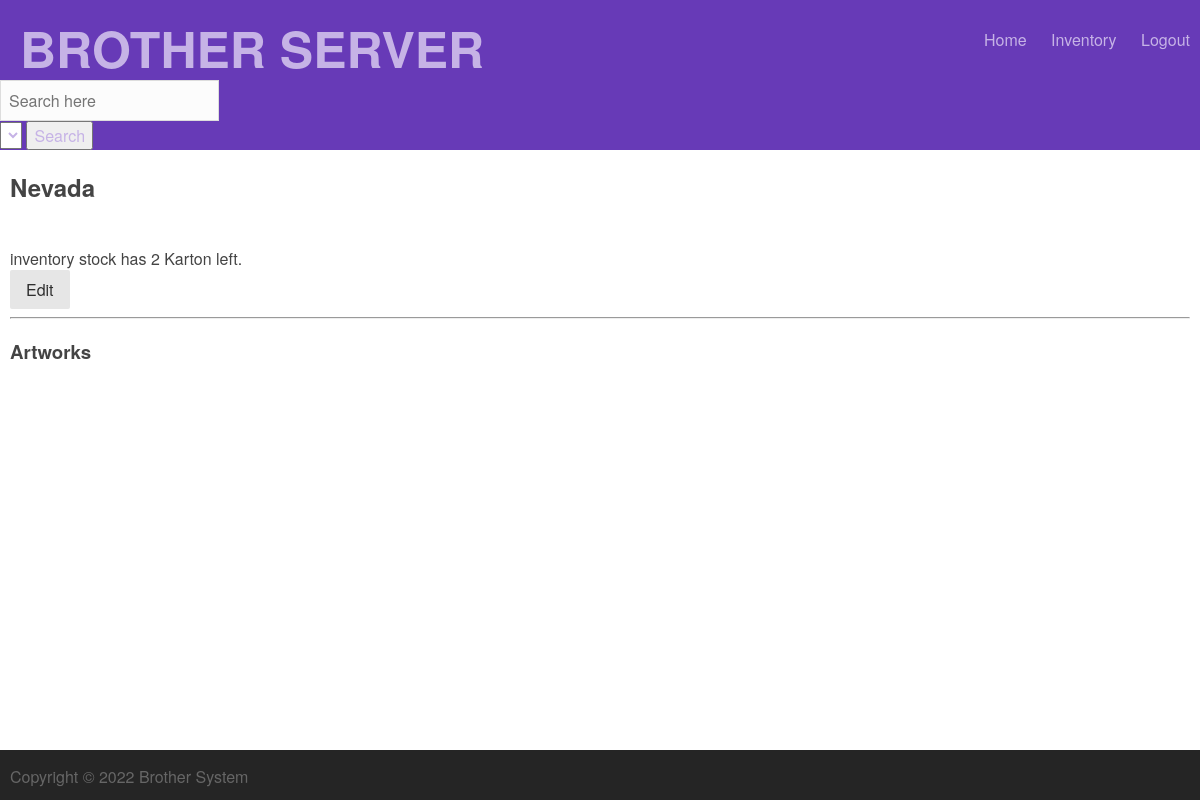
/inventory/1 (signed in), run on an earlier commit of the app's database.
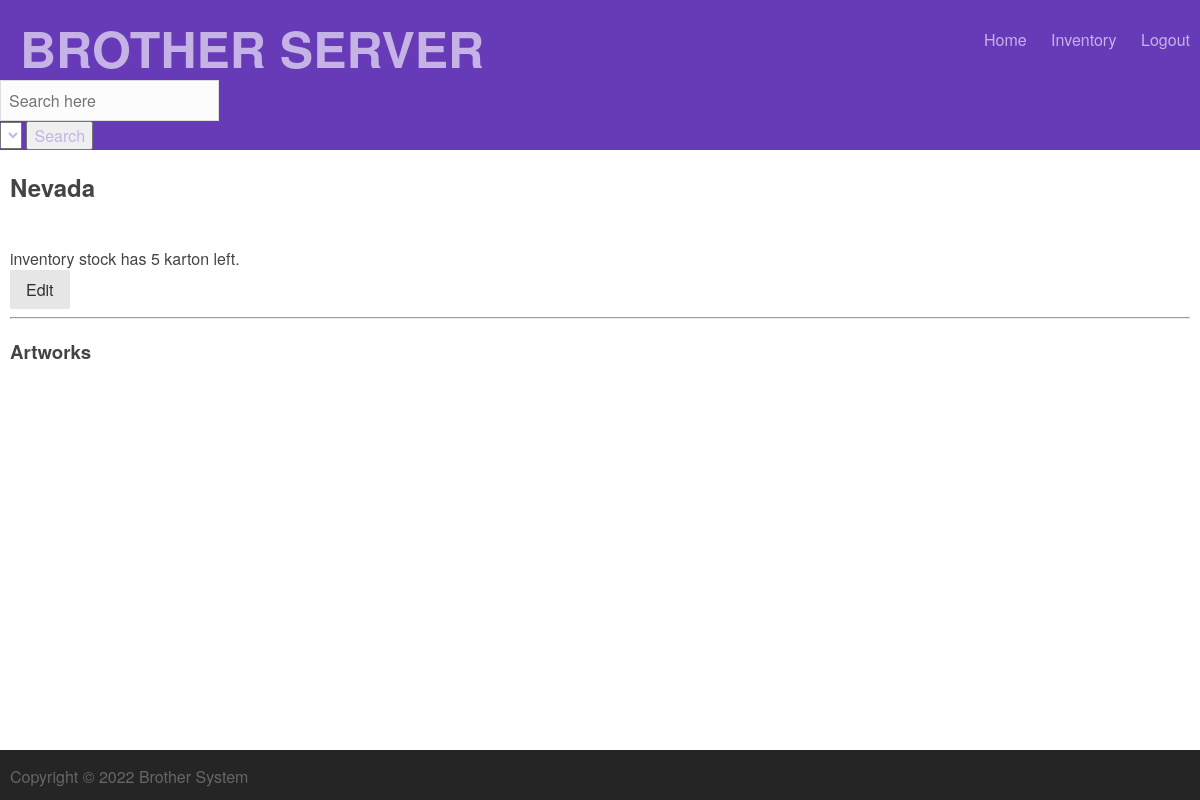
And on a later commit of the database.
### tables this page shows
CREATE TABLE Inventory(
            inventory_id INTEGER PRIMARY KEY AUTOINCREMENT,
            inventoryname TEXT,
            quantity INT,
            description TEXT);

### run.py (the view)
@app.route('/inventory/<inventory_id>')
def single_inventory(inventory_id):
    if ('logged_in' not in session or not session['logged_in']):
        return redirect(url_for('/login'))
    page['title'] = 'Inventory'
    inventory = None
    inventory = myDatabase.select_inventory(inventory_id)
    if inventory == None:
        inventory = []
    print(inventory)
    return render_template('singleitems/inventory.html',
                            session=session,
                            page=page,
                            user=user_details,
                            inventory=inventory)

### database.py (called while the page is built)
    def execute(self, sql_string):
        out = None
        for string in sql_string.split(";"):
            try:
                out = self.cur.execute(string)
            except sqlite3.DatabaseError as e:
                print("database error:{}".format(e))
                pass
        return out

    def select_inventory(self, inventory_id):
        sql_query = """
                SELECT inventory_id, inventoryname, quantity, description
                FROM Inventory
                Where inventory_id = {inventory_id}
            """.format(inventory_id=inventory_id)
        result = []
        self.execute(sql_query)
        cols = [a[0] for a in self.cur.description]
        returning = self.cur.fetchall()
        for row in returning:
            result.append({a:b for a,b in zip(cols, row)})
        return result

### templates/singleitems/inventory.html
{% include 'top.html' %}
<div class="content">
  <div class="container details">
    {% if inventory %}
    <h2 class="title">{{inventory[0].inventoryname}}</h2>
    <br />
    inventory stock has {{inventory[0].quantity}} {{ inventory[0].description }} left.
    <br />
    <a class="pure-button" href="{{ url_for('edit', inventory_id=inventory[0].inventory_id) }}">Edit</a>
    <hr />
    <h3>Artworks</h3>
    <br />
    {% else %}
    <h2 class="title">Invalid Inventory ID</h2>
    {% endif %}
  </div>
</div>
{% include 'bottom.html'%}

### templates/top.html (shortened to what this page needs)
<!DOCTYPE html>
<html>
    <head>
        <link rel="stylesheet" type="text/css" href="{{ url_for('static', filename='css/pure.css') }}">
        <link rel="stylesheet" type="text/css" href="{{ url_for('static', filename='css/grid.css') }}">
        <link rel="stylesheet" type="text/css" href="{{ url_for('static', filename='css/main.css') }}">
    </head>
    <body>
        <div class="body-container">
            <header class="page-header">
                <div class="container">
                    <div class="title">
                        <a href="/"><span class="inner"></span></a>
                    </div>
                    <ul class="page-nav">
                    {% if session.logged_in %}
                        <li><a href="{{ url_for('home') }}"> <span style="text-transform:capitalize">Home</span> </a></li>
                        <li><a href="{{ url_for('list_inventories') }}"> <span style="text-transform:capitalize">Inventory</span> </a></li>
                        <li><a href="{{ url_for('logout') }}"> <span style="text-transform:capitalize">Logout</span> </a></li>
                    {% endif %}
                    </ul>
                </div>
                {% if session.logged_in %}
                    <div>
                        <form name="searchform" class="Search" method="POST" action="" onsubmit="getsearchtarget()" >
                            <input type="text" name="searchterm"  list="fuzzy-suggestion"  placeholder="Search here" autofocus required>
                            <br/>
                            <select id="searchtarget" name="searchtarget">
                            </select>
                            <button type="submit">Search</button>
                        </form>
                    </div>
                {% endif %}
            </header>

### templates/bottom.html (shortened to what this page needs)
    </div>
    <footer class="page-footer">
        <div class="container">
            <div class="pure-g">
                <div class="pure-u-1 pure-u-md-1-2">
                    <ul>
                        <li><span>Copyright &copy; 2022 Brother System</span></li>
                    </ul>
                </div>
            </div>
        </div>
    </footer>
</body>
</html>

### static/css/pure.css (style rules this page uses)
html { font-family: sans-serif; -ms-text-size-adjust: 100%; -webkit-text-size-adjust: 100%; }
body { margin: 0; }
article, aside, details, figcaption, figure, footer, header, hgroup, main, menu, nav, section, summary { display: block; }
a { background-color: transparent; }
hr { box-sizing: content-box; height: 0; }
button, input, optgroup, select, textarea { color: inherit; font: inherit; margin: 0; }
button { overflow: visible; }
button, select { text-transform: none; }
button, html input[type="button"], input[type="reset"], input[type="submit"] { -webkit-appearance: button; cursor: pointer; }
input { line-height: normal; }
.pure-g { letter-spacing: -0.31em; *letter-spacing: normal; *word-spacing: -0.43em; text-rendering: optimizespeed; font-family: FreeSans, Arimo, "Droid Sans", Helvetica, Arial, sans-serif; display: -webkit-flex; -webkit-flex-flow: row wrap; display: -ms-flexbox; -ms-flex-flow: row wrap; -ms-align-content: flex-start; -webkit-align-content: flex-start; align-content: flex-start; }
.pure-g [class *= "pure-u"] { font-family: sans-serif; }
.pure-u-1, .pure-u-1-1, .pure-u-1-2, .pure-u-1-3, .pure-u-2-3, .pure-u-1-4, .pure-u-3-4, .pure-u-1-5, .pure-u-2-5, .pure-u-3-5, .pure-u-4-5, .pure-u-5-5, .pure-u-1-6, .pure-u-5-6, .pure-u-1-8, .pure-u-3-8, .pure-u-5-8, .pure-u-7-8, .pure-u-1-12, .pure-u-5-12, .pure-u-7-12, .pure-u-11-12, .pure-u-1-24, .pure-u-2-24, .pure-u-3-24, .pure-u-4-24, .pure-u-5-24, .pure-u-6-24, .pure-u-7-24, .pure-u-8-24, .pure-u-9-24, .pure-u-10-24, .pure-u-11-24, .pure-u-12-24, .pure-u-13-24, .pure-u-14-24, .pure-u-15-24, .pure-u-16-24, .pure-u-17-24, .pure-u-18-24, .pure-u-19-24, .pure-u-20-24, .pure-u-21-24, .pure-u-22-24, .pure-u-23-24, .pure-u-24-24 { display: inline-block; *display: inline; zoom: 1; letter-spacing: normal; word-spacing: normal; vertical-align: top; text-rendering: auto; }
.pure-u-1, .pure-u-1-1, .pure-u-5-5, .pure-u-24-24 { width: 100%; }
.pure-button { display: inline-block; zoom: 1; line-height: normal; white-space: nowrap; vertical-align: middle; text-align: center; cursor: pointer; -webkit-user-drag: none; -webkit-user-select: none; -moz-user-select: none; -ms-user-select: none; user-select: none; -webkit-box-sizing: border-box; -moz-box-sizing: border-box; box-sizing: border-box; }
.pure-button { font-family: inherit; font-size: 100%; padding: 0.5em 1em; color: #444; color: rgba(0, 0, 0, 0.80); border: 1px solid #999; border: none rgba(0, 0, 0, 0); background-color: #E6E6E6; text-decoration: none; border-radius: 2px; }

### static/css/grid.css (style rules this page uses)
@media screen and (min-width: 48em) { .pure-u-md-1, .pure-u-md-1-1, .pure-u-md-1-2, .pure-u-md-1-3, .pure-u-md-2-3, .pure-u-md-1-4, .pure-u-md-3-4, .pure-u-md-1-5, .pure-u-md-2-5, .pure-u-md-3-5, .pure-u-md-4-5, .pure-u-md-5-5, .pure-u-md-1-6, .pure-u-md-5-6, .pure-u-md-1-8, .pure-u-md-3-8, .pure-u-md-5-8, .pure-u-md-7-8, .pure-u-md-1-12, .pure-u-md-5-12, .pure-u-md-7-12, .pure-u-md-11-12, .pure-u-md-1-24, .pure-u-md-2-24, .pure-u-md-3-24, .pure-u-md-4-24, .pure-u-md-5-24, .pure-u-md-6-24, .pure-u-md-7-24, .pure-u-md-8-24, .pure-u-md-9-24, .pure-u-md-10-24, .pure-u-md-11-24, .pure-u-md-12-24, .pure-u-md-13-24, .pure-u-md-14-24, .pure-u-md-15-24, .pure-u-md-16-24, .pure-u-md-17-24, .pure-u-md-18-24, .pure-u-md-19-24, .pure-u-md-20-24, .pure-u-md-21-24, .pure-u-md-22-24, .pure-u-md-23-24, .pure-u-md-24-24 { display: inline-block; *display: inline; zoom: 1; letter-spacing: normal; word-spacing: normal; vertical-align: top; text-rendering: auto; } }
@media screen and (min-width: 48em) { .pure-u-md-1-2, .pure-u-md-12-24 { width: 50%; *width: 49.9690%; } }

What changed in the data, as far as the page shows it:
changed Inventory "Nevada": quantity "2" → "5"; description "Karton" → "karton"
